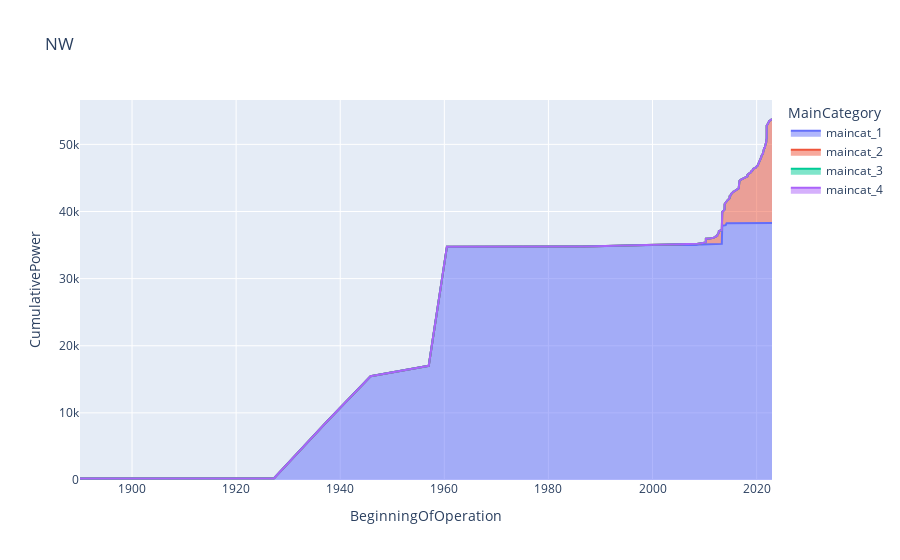

Write notebook code for a chart like this one.
### Code cell
df_canton_new['NW'].plot(kind='area',x='BeginningOfOperation', y='CumulativePower', title='NW', color='MainCategory', line_group='MainCategory')

### Figure 1 — Plotly figure (JSON) as saved in the notebook; plotly's stock layout.template omitted (floating-point values rounded to 4 significant figures; data arrays with more than 128 entries replaced by an {"elided": "..."} marker saying what was removed)
{"data": [{"fillpattern": {"shape": ""}, "hovertemplate": "MainCategory=maincat_1<br>BeginningOfOperation=%{x}<br>CumulativePower=%{y}<extra></extra>", "legendgroup": "maincat_1", "line": {"color": "#636efa"}, "marker": {"symbol": "circle"}, "mode": "lines", "name": "maincat_1", "orientation": "v", "showlegend": true, "stackgroup": "1", "type": "scatter", "x": {"elided": "460 str values"}, "xaxis": "x", "y": {"elided": "460 float values"}, "yaxis": "y"}, {"fillpattern": {"shape": ""}, "hovertemplate": "MainCategory=maincat_2<br>BeginningOfOperation=%{x}<br>CumulativePower=%{y}<extra></extra>", "legendgroup": "maincat_2", "line": {"color": "#EF553B"}, "marker": {"symbol": "circle"}, "mode": "lines", "name": "maincat_2", "orientation": "v", "showlegend": true, "stackgroup": "1", "type": "scatter", "x": {"elided": "460 str values"}, "xaxis": "x", "y": {"elided": "460 float values"}, "yaxis": "y"}, {"fillpattern": {"shape": ""}, "hovertemplate": "MainCategory=maincat_3<br>BeginningOfOperation=%{x}<br>CumulativePower=%{y}<extra></extra>", "legendgroup": "maincat_3", "line": {"color": "#00cc96"}, "marker": {"symbol": "circle"}, "mode": "lines", "name": "maincat_3", "orientation": "v", "showlegend": true, "stackgroup": "1", "type": "scatter", "x": {"elided": "460 str values"}, "xaxis": "x", "y": {"elided": "460 int values"}, "yaxis": "y"}, {"fillpattern": {"shape": ""}, "hovertemplate": "MainCategory=maincat_4<br>BeginningOfOperation=%{x}<br>CumulativePower=%{y}<extra></extra>", "legendgroup": "maincat_4", "line": {"color": "#ab63fa"}, "marker": {"symbol": "circle"}, "mode": "lines", "name": "maincat_4", "orientation": "v", "showlegend": true, "stackgroup": "1", "type": "scatter", "x": {"elided": "460 str values"}, "xaxis": "x", "y": {"elided": "460 int values"}, "yaxis": "y"}], "layout": {"legend": {"title": {"text": "MainCategory"}, "tracegroupgap": 0}, "title": {"text": "NW"}, "xaxis": {"anchor": "y", "domain": [0, 1], "title": {"text": "BeginningOfOperation"}}, "yaxis": {"anchor": "x", "domain": [0, 1], "title": {"text": "CumulativePower"}}}}
